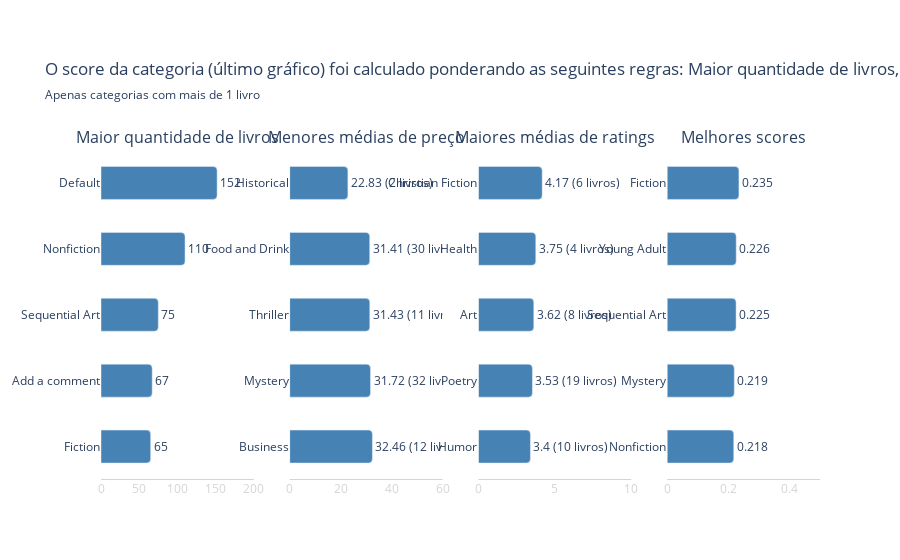

Source (notebook cell):
### Code cell
# title = """
# O score da categoria (último gráfico) foi calculado ponderando as seguintes regras: Maior quantidade de livros, menor média de preço, maior média de classificação<br>
# <sup>Apenas categorias com mais de 1 livro</sup>"""

title = dict(
    text="O score da categoria (último gráfico) foi calculado ponderando as seguintes regras: Maior quantidade de livros, menor média de preço, maior média de classificação",
    subtitle=dict(text="Apenas categorias com mais de 1 livro"),
    x=0.05,
    xanchor="left"
)

fig = make_subplots(rows = 1, cols = 4,
                    subplot_titles = ('Maior quantidade de livros', 'Menores médias de preço', 'Maiores médias de ratings', 'Melhores scores'))

dict_features = {'n_books':[1, False, 200], 'mean_price':[2, True, 60], 'mean_rating':[3, False, 10], 'category_score':[4, False, 0.5]}

for k, v in dict_features.items():

    tmp = df_categorias[df_categorias['n_books'] > 1][['category', k, 'qtd_livros']].sort_values(k, ascending = v[1]).head().sort_values(k, ascending = not v[1])
    if k in['mean_price', 'mean_rating']:
        tmp['text'] = tmp[k].astype(str) + ' (' + tmp['qtd_livros'] + ')'
    else:
        tmp['text'] = tmp[k].round(3)

    fig.add_trace(go.Bar(x = tmp[k],
                         y = tmp['category'],
                         text = tmp['text'],
                         orientation = 'h'),
                  row = 1, col = v[0])
    fig.update_xaxes(range = (0, v[2]), tickfont = dict(color = '#d4d4d4'), row = 1, col = v[0])
    fig.add_hline(y = -0.5, line_width = 1, line_color = '#d4d4d4', row = 1, col = v[0])

fig.update_layout(plot_bgcolor = 'white', showlegend = False, title = title, barcornerradius = 4, margin = dict(t = 150))
fig.update_traces(width = 0.5, textposition = 'outside', marker_color = 'steelblue')
fig.show()

### Figure 1 — Plotly figure (JSON) as saved in the notebook; plotly's stock layout.template omitted (floating-point values rounded to 4 significant figures)
{"data": [{"marker": {"color": "steelblue"}, "orientation": "h", "text": [65.0, 67.0, 75.0, 110.0, 152.0], "textposition": "outside", "type": "bar", "width": 0.5, "x": [65, 67, 75, 110, 152], "xaxis": "x", "y": ["Fiction", "Add a comment", "Sequential Art", "Nonfiction", "Default"], "yaxis": "y"}, {"marker": {"color": "steelblue"}, "orientation": "h", "text": ["32.46 (12 livros)", "31.72 (32 livros)", "31.43 (11 livros)", "31.41 (30 livros)", "22.83 (2 livros)"], "textposition": "outside", "type": "bar", "width": 0.5, "x": [32.46, 31.72, 31.43, 31.41, 22.83], "xaxis": "x2", "y": ["Business", "Mystery", "Thriller", "Food and Drink", "Historical"], "yaxis": "y2"}, {"marker": {"color": "steelblue"}, "orientation": "h", "text": ["3.4 (10 livros)", "3.53 (19 livros)", "3.62 (8 livros)", "3.75 (4 livros)", "4.17 (6 livros)"], "textposition": "outside", "type": "bar", "width": 0.5, "x": [3.4, 3.53, 3.62, 3.75, 4.17], "xaxis": "x3", "y": ["Humor", "Poetry", "Art", "Health", "Christian Fiction"], "yaxis": "y3"}, {"marker": {"color": "steelblue"}, "orientation": "h", "text": [0.218, 0.219, 0.225, 0.226, 0.235], "textposition": "outside", "type": "bar", "width": 0.5, "x": [0.2177, 0.2194, 0.2254, 0.2258, 0.2347], "xaxis": "x4", "y": ["Nonfiction", "Mystery", "Sequential Art", "Young Adult", "Fiction"], "yaxis": "y4"}], "layout": {"annotations": [{"font": {"size": 16}, "showarrow": false, "text": "Maior quantidade de livros", "x": 0.1062, "xanchor": "center", "xref": "paper", "y": 1, "yanchor": "bottom", "yref": "paper"}, {"font": {"size": 16}, "showarrow": false, "text": "Menores médias de preço", "x": 0.3688, "xanchor": "center", "xref": "paper", "y": 1, "yanchor": "bottom", "yref": "paper"}, {"font": {"size": 16}, "showarrow": false, "text": "Maiores médias de ratings", "x": 0.6313, "xanchor": "center", "xref": "paper", "y": 1, "yanchor": "bottom", "yref": "paper"}, {"font": {"size": 16}, "showarrow": false, "text": "Melhores scores", "x": 0.8938, "xanchor": "center", "xref": "paper", "y": 1, "yanchor": "bottom", "yref": "paper"}], "barcornerradius": 4, "margin": {"t": 150}, "plot_bgcolor": "white", "shapes": [{"line": {"color": "#d4d4d4", "width": 1}, "type": "line", "x0": 0, "x1": 1, "xref": "x domain", "y0": -0.5, "y1": -0.5, "yref": "y"}, {"line": {"color": "#d4d4d4", "width": 1}, "type": "line", "x0": 0, "x1": 1, "xref": "x2 domain", "y0": -0.5, "y1": -0.5, "yref": "y2"}, {"line": {"color": "#d4d4d4", "width": 1}, "type": "line", "x0": 0, "x1": 1, "xref": "x3 domain", "y0": -0.5, "y1": -0.5, "yref": "y3"}, {"line": {"color": "#d4d4d4", "width": 1}, "type": "line", "x0": 0, "x1": 1, "xref": "x4 domain", "y0": -0.5, "y1": -0.5, "yref": "y4"}], "showlegend": false, "title": {"subtitle": {"text": "Apenas categorias com mais de 1 livro"}, "text": "O score da categoria (último gráfico) foi calculado ponderando as seguintes regras: Maior quantidade de livros, menor média de preço, maior média de classificação", "x": 0.05, "xanchor": "left"}, "xaxis": {"anchor": "y", "domain": [0, 0.2125], "range": [0, 200], "tickfont": {"color": "#d4d4d4"}}, "xaxis2": {"anchor": "y2", "domain": [0.2625, 0.475], "range": [0, 60], "tickfont": {"color": "#d4d4d4"}}, "xaxis3": {"anchor": "y3", "domain": [0.525, 0.7375], "range": [0, 10], "tickfont": {"color": "#d4d4d4"}}, "xaxis4": {"anchor": "y4", "domain": [0.7875, 1], "range": [0, 0.5], "tickfont": {"color": "#d4d4d4"}}, "yaxis": {"anchor": "x", "domain": [0, 1]}, "yaxis2": {"anchor": "x2", "domain": [0, 1]}, "yaxis3": {"anchor": "x3", "domain": [0, 1]}, "yaxis4": {"anchor": "x4", "domain": [0, 1]}}}
